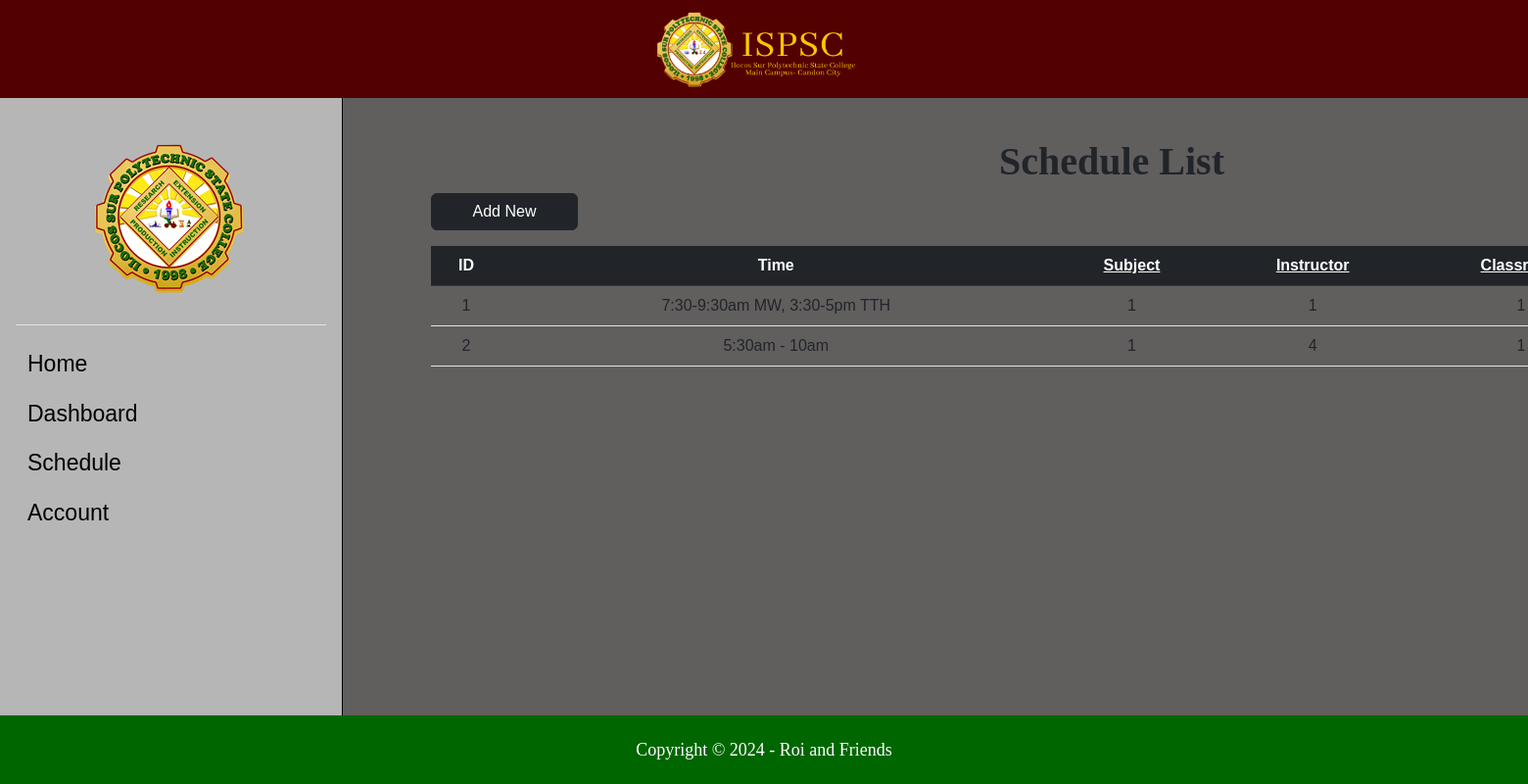
Page /SMS2/Codes/schedule.php on the committed database.
### tables this page shows
CREATE TABLE `schedule` (
  `sched_ID` int(11) NOT NULL,
  `sched_Time` varchar(50) NOT NULL,
  `cs_ID` int(11) NOT NULL,
  `ins_ID` int(11) NOT NULL,
  `cr_ID` int(11) NOT NULL
);

### SMS2/Codes/schedule.php (the view, shortened to what this page needs)
<?php
include "db_conn.php";
?>
<!DOCTYPE html>
<html lang="en">
<head>
    <link href="https://cdn.jsdelivr.net/npm/bootstrap@5.2.3/dist/css/bootstrap.min.css" rel="stylesheet"
>
    <link rel="stylesheet" href="https://cdnjs.cloudflare.com/ajax/libs/font-awesome/6.4.0/css/all.min.css"
 />
    <link rel="stylesheet" href="style.css">
</head>
<body>
    <div>
        <header>
            <a class="nav-link active" aria-current="page" href="home.php">
                <img src="Pictures/ispsc_logo2.png" alt="">
            </a>
        </header>
        <div class="mid-content">
            <section>
                <div class="sidebar flex-shrink-0 p-3">
                    <div class="logo">
                        <a href="home.php">
                            <img src="Pictures/ispsc_logo.png" alt="">
                        </a>
                    </div>
                    <ul class="list-unstyled ps-0">
                        <li class="border-top my-3"></li>
                        <li class="mb-1">
                            <button
                                class="sidenav btn btn-toggle d-inline-flex align-items-center rounded border-0 collapsed">
                                <a class="ahome" href="home.php">Home</a>
                            </button>
                        </li>
                        <li class="mb-1">
                            <button
                                class="sidenav btn btn-toggle d-inline-flex align-items-center rounded border-0 collapsed"
                                data-bs-toggle="collapse" data-bs-target="#dashboard-collapse" aria-expanded="false">
                                Dashboard
                            </button>
                        </li>
                        <li class="mb-1">
                            <button
                                class="sidenav btn btn-toggle d-inline-flex align-items-center rounded border-0 collapsed"
                                data-bs-toggle="collapse" data-bs-target="#orders-collapse" aria-expanded="false">
                                Schedule
                            </button>
                        </li>
                        <li class="mb-1">
                            <button
                                class="sidenav btn btn-toggle d-inline-flex align-items-center rounded border-0 collapsed"
                                data-bs-toggle="collapse" data-bs-target="#account-collapse" aria-expanded="false">
                                Account
                            </button>
                        </li>
                    </ul>
                </div>
                <div class="list-container">
                    <h2>Schedule List</h2>
                    <a href="add_sched.php" class="btn btn-dark mb-3">Add New</a>
                    <table class="table table-hover text-center">
                        <thead class="table-dark">
                            <tr>
                                <th scope="col">ID</th>
                                <th scope="col">Time</th>
                                <th scope="col"><a class="alist" href="subject.php">Subject</a></th>
                                <th scope="col"><a class="alist" href="instructor.php">Instructor</a></th>
                                <th scope="col"><a class="alist" href="classroom.php">Classroom</a></th>
                            </tr>
                        </thead>
                        <tbody>
                            <?php
                            $sql = "SELECT * FROM `schedule`";
                            $result = mysqli_query($conn, $sql);
                            while ($row = mysqli_fetch_assoc($result)) {
                            ?>
                            <tr>
                                <td>
                                    <?php echo $row["sched_ID"] ?>
                                </td>
                                <td>
                                    <?php echo $row["sched_Time"] ?>
                                </td>
                                <td>
                                    <?php echo $row["cs_ID"] ?>
                                </td>
                                <td>
                                    <?php echo $row["ins_ID"] ?>
                                </td>
                                <td>
                                    <?php echo $row["cr_ID"] ?>
                                </td>
                            </tr>
                            <?php
                            }
                            ?>
                        </tbody>
                    </table>
                </div>
            </section>
        </div>
        <footer>
            <p>Copyright © 2024 - Roi and Friends</p>
        </footer>
    </div>
</body>
</html>

### SMS2/Codes/style.css (style rules this page uses)
* { margin: 0; padding: 0; font-family: Arial, Helvetica, sans-serif; text-decoration: none; box-sizing: border-box; }
body { background-color: aquamarine; background-size: cover; display: flex; }
.btn { display: flex; justify-content: center; }
.mid-content { margin-top: 6.2rem; height: 82.2vh; }
.mid-content section { display: flex; flex-direction: row; }
.sidebar .logo { margin: 2rem 5rem; }
.sidebar { background-color: #b6b6b6; box-shadow: 0 0px 0px rgba(0, 0, 0, 0.288); height: 82.2vh; margin-bottom: 4px; width: 350px; min-width: 100px; border-right: 1px solid black; }
.sidebar button { font-weight: 500; font-size: 23px; color: black; }
.sidebar .sidenav { font-weight: 500; font-size: 23px; color: black; }
.sidebar .sidenav a { font-size: 23px; }
.sidebar a { font-weight: 400; font-size: 18px; text-decoration: none; color: black; }
.mid-content, .main-container { background-color: #615e5e; width: 1920px; }
.mid-content, .list-container { background-color: #615e5e; width: 1920px; }
.list-container { margin-top: -3rem; padding: 90px; }
.list-container h2 { text-align: center; font-size: 40px; font-family:Cambria, Cochin, Georgia, Times, 'Times New Roman', serif; font-weight: 600; }
.list-container .alist { color: #fff; }
.list-container a { width: 150px; margin-bottom: 1rem; }
header { background-color: #520000; width: 100%; height: 100px; position: absolute; display: flex; justify-content: center; }
header img { height: 130px; margin-top: -0.5rem; }
footer { display: flex; justify-content: center; align-items: center; width: 100%; height: 70px; background-color: #006600; position: absolute; bottom: 0; left: 0; right: 0; }
footer p { color: #fff; margin: 0; font-family: 'Calibri'; font-size: 18px; }

### rows in the picture
schedule: sched_ID "1", sched_Time "7:30-9:30am MW, 3:30-5pm TTH", cs_ID "1", ins_ID "1", cr_ID "1"
schedule: sched_ID "2", sched_Time "5:30am - 10am", cs_ID "1", ins_ID "4", cr_ID "1"
